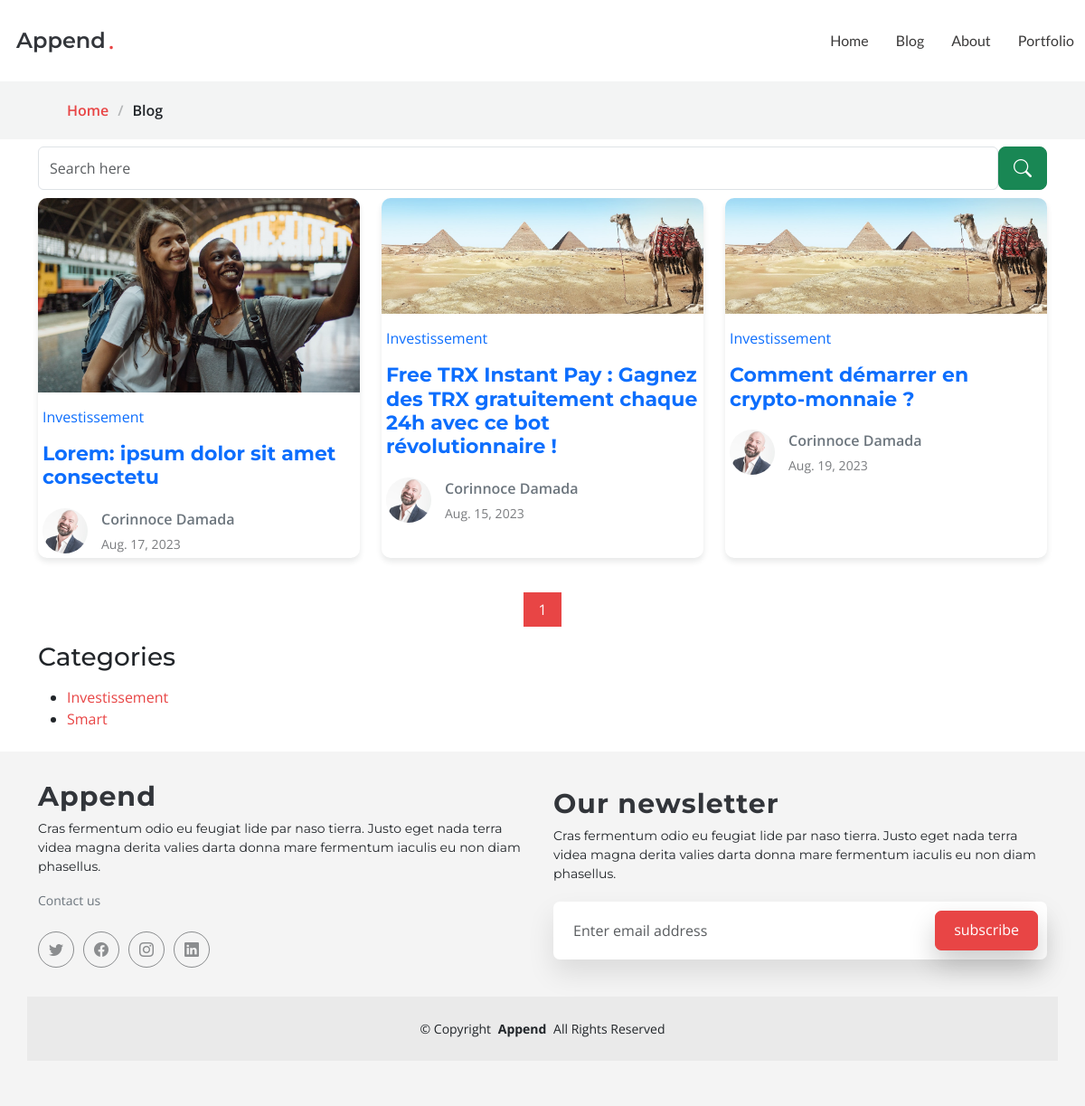
The app's page /articles/?category=investissement with its own data.
### article/models.py (models this page shows, shortened)
class Article(models.Model):
    title = models.CharField(max_length=300)
    category = models.ForeignKey(Category, on_delete=models.CASCADE)
    picture = models.ImageField(upload_to='images/articles/',blank=True, null=True)
    cloudpicture = models.CharField(max_length=3000,blank=True)
    description = models.TextField(blank=True, null=True)
    slug = models.SlugField(max_length=1000,blank=True, null=True)
    author = models.ForeignKey(Author,on_delete=models.CASCADE)
    created_at = models.DateTimeField(auto_now=True)
    sendmail = models.BooleanField(default=True)
    published = models.BooleanField(default=False)
    created_at = models.DateField(auto_now=True, auto_now_add=False)

class Category(models.Model):
    name = models.CharField(max_length=254)
    picture = models.ImageField(upload_to='images/categories/',blank=True, null=True)
    cloudpicture = models.CharField(max_length=3000,blank=True)
    slug = models.SlugField(max_length=1000,blank=True, null=True)

class Author(models.Model):
    name = models.CharField(max_length=500)
    picture = models.ImageField(upload_to='images/authors/',blank=True, null=True)
    cloudpicture = models.CharField(max_length=10000,null=True,blank=True)
    description = models.TextField(blank=True)
    facebook = models.CharField(max_length=50000, blank=True, null=True)
    twitter = models.CharField(max_length=50000, blank=True, null=True)
    whatsapp = models.CharField(max_length=50000, blank=True, null=True)

### article/views.py (the view)
# urls.py: path('',blog,name="blog"),
def blog(request):
    articles = Article.objects.filter(published=True)
    if category:=request.GET.get('category'):
        articles = Article.objects.filter(published=True,category=get_object_or_404(Category,slug=category))
    if tag:=request.GET.get('tag'):
        articles = Article.objects.filter(Q(title__icontains=tag)|Q(description__icontains=tag),published=True)
    if article:=request.GET.get('article'):
        articles = Article.objects.filter(Q(title__icontains=article)|Q(description__icontains=article),published=True)
    articles = paginate(request,articles,3)
    return render(request,'articles/index.html',{'articles':articles,'categorys':get_category()})

### article/models.py (called while the page is built)
def paginate(request,objects,nbre):
    paginator = Paginator(objects,nbre)
    page = request.GET.get('page')
    return paginator.get_page(page)

def get_category():
    return Category.objects.all()

### templates/articles/index.html (shortened to what this page needs)
{% extends 'base.html' %}
{% load static %}
{% block content %}
<div data-aos="fade" class="page-title">
    <nav class="breadcrumbs">
        <div class="container">
        <ol>
            <li><a href="index.html">Home</a></li>
            <li class="current">Blog</li>
        </ol>
        </div>
    </nav>
    </div>
    <div class="container mb-2 mt-2">
        <form method="GET" action="{% url 'blog' %}">
            <div class="d-flex">
                <input class="form-control" placeholder="Search here" type="text" name="article">
                <button class="btn btn-success btn-lg" ><i class="bi bi-search"></i></button>
            </div>
        </form>
    </div>
    {% include 'inc/blog.html' %}
    <div class="container">
        <h3>Categories</h3>
        <ul class="mt-3">
            {% for category in categorys %}
                <li>
                    <a href="{% url 'blog' %}?category={{category.slug}}">{{category.name}}</a>
                </li>
            {% endfor %}
        </ul>
    </div>
{% endblock content %}

### templates/inc/blog.html (shortened to what this page needs)
{% load static %}
    <section id="blog" class="blog mb-2">
        <div class="container" data-aos="fade-up" data-aos-delay="100">
            <div class="row gy-4 posts-list">
                {% for article in articles %}
                    <div class="col-xl-4 mb-2 col-lg-6">
                        <article>
                          <a href="{% url 'detail' article.slug %}">
                          <div class="post-img">
                              {% if article.picture %}
                                <img src="{{article.picture.url}}" alt="" class="img-fluid">
                              {% elif article.cloudpicture %}
                                <img src="{{article.cloudpicture}}" alt="" class="img-fluid">
                              {% elif article.category.picture.url %}
                                <img src="{{article.category.picture.url}}" alt="" class="img-fluid">
                              {% else %}
                                <img src="{{article.category.cloudpicture}}" alt="" class="img-fluid">
                              {% endif %}
                          </div>
                          <p class=" text-primary ">{{article.category.name}}</p>
                          <h2 class="title  text-primary ">
                              {{article.title}}
                          </h2>
                          <div class="d-flex align-items-center">
                            {% if article.author.cloudpicture %}
                              <img src="{{article.author.cloudpicture}}" alt="" class="img-fluid post-author-img flex-shrink-0">
                            {% elif article.author.picture.url %}
                              <img src="{{article.author.picture.url}}" alt="" class="img-fluid post-author-img flex-shrink-0">
                            {% else %}
                              <img src="{% static 'assets/img/blog/blog-author.jpg' %}" alt="" class="img-fluid post-author-img flex-shrink-0">
                            {% endif %}
                              <div class="post-meta">
                              <p class="post-author text-secondary">{{article.author.name}}</p>
                              <p class="post-date">
                                  <time datetime="2022-01-01">{{article.created_at}}</time>
                              </p>
                              </div>
                          </div>
                          </a>
                        </article>
                    </div>
                {% endfor %}
            </div>
            <div class="pagination mb-2 d-flex justify-content-center">
            <ul>
                <li class="active"><a href="#">{{articles.number}}</a></li>
            </ul>
            </div>
        </div>
    </section>

### static/assets/css/main.css (style rules this page uses)
:root { --font-default: "Open Sans", system-ui, -apple-system, "Segoe UI", Roboto, "Helvetica Neue", Arial, "Noto Sans", "Liberation Sans", sans-serif, "Apple Color Emoji", "Segoe UI Emoji", "Segoe UI Symbol", "Noto Color Emoji"; --font-primary: "Montserrat", sans-serif; --font-secondary: "Lato", sans-serif; }
:root { --color-default: #212529; --color-default-rgb: 33, 37, 41; --color-background: #ffffff; --color-background-rgb: 255, 255, 255; --color-primary: #e84545; --color-primary-rgb: 232, 69, 69; --color-secondary: #32353a; --color-secondary-rgb: 50, 53, 58; --color-box-background: #ffffff; --color-box-background-rgb: 255, 255, 255; --color-inverse: #ffffff; --color-inverse-rgb: 255, 255, 255; }
:root { --color-nav: #3a3939; --color-nav-hover: #e84545; --color-nav-dropdown: #3a3939; --color-nav-dropdown-hover: #e84545; --color-nav-dropdown-background: #ffffff; --color-nav-mobile-background: #ffffff; }
:root { scroll-behavior: smooth; }
body { color: var(--color-default); background-color: var(--color-background); font-family: var(--font-default); }
a { color: var(--color-primary); text-decoration: none; transition: 0.3s; }
h1, h2, h3, h4, h5, h6 { font-family: var(--font-primary); }
section { color: var(--color-default); background-color: var(--color-background); padding: 1px; overflow: clip; }
.page-title { --color-box-background: rgba(var(--color-default-rgb), .05); color: var(--color-default); background-color: var(--color-background); }
.page-title nav { background-color: var(--color-box-background); padding: 20px 0; }
.page-title nav ol { display: flex; flex-wrap: wrap; list-style: none; margin: 0; font-size: 16px; font-weight: 600; }
.page-title nav ol li+li { padding-left: 10px; }
.page-title nav ol li+li::before { content: "/"; display: inline-block; padding-right: 10px; color: rgba(var(--color-default-rgb), 0.3); }
section { scroll-margin-top: 90px; }
.blog .posts-list article { box-shadow: 0 4px 6px rgba(var(--color-default-rgb), 0.1); padding: 5px; height: 100%; border-radius: 10px; overflow: hidden; }
.blog .posts-list .post-img { max-height: 240px; margin: -30px -30px 15px -30px; overflow: hidden; }
.blog .posts-list .title { font-size: 22px; font-weight: 700; padding: 0; margin: 0 0 20px 0; }
.blog .posts-list .post-author-img { width: 50px; border-radius: 50%; margin-right: 15px; }
.blog .posts-list .post-author { font-weight: 600; margin-bottom: 5px; }
.blog .posts-list .post-date { font-size: 14px; color: rgba(var(--color-default-rgb), 0.6); margin-bottom: 0; }
.blog .pagination { margin-top: 30px; color: rgba(var(--color-default-rgb), 0.6); }
.blog .pagination ul { display: flex; padding: 0; margin: 0; list-style: none; }
.blog .pagination li { margin: 0 5px; transition: 0.3s; }
.blog .pagination li a { color: rgba(var(--color-default-rgb), 0.6); padding: 7px 16px; display: flex; align-items: center; justify-content: center; }
.blog .pagination li.active, .blog .pagination li:hover { background: var(--color-primary); color: var(--color-inverse); }
.blog .pagination li.active a, .blog .pagination li:hover a { color: var(--color-inverse); }

### records on screen
Article: picture (picture), category.name "Investissement", title "Lorem: ipsum dolor sit amet consectetu", author.picture (picture), author.name "Corinnoce Damada", created_at "Aug. 17, 2023"
Article: category.picture (picture), category.name "Investissement", title "Free TRX Instant Pay : Gagnez des TRX gratuitement chaque 24h avec ce bot révolutionnaire !", author.picture (picture), author.name "Corinnoce Damada", created_at "Aug. 15, 2023"
Article: category.picture (picture), category.name "Investissement", title "Comment démarrer en crypto-monnaie ?", author.picture (picture), author.name "Corinnoce Damada", created_at "Aug. 19, 2023"
Category: name "Investissement"
Category: name "Smart"

### other values on screen
{{ articles.number }} "1"
